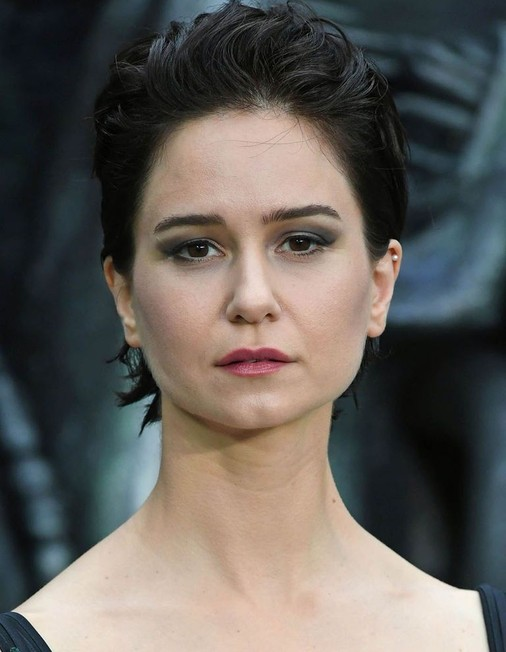
#> input picture Images/kath.jpg, 506 x 652 px, found by its file name
$ python 'Face Detection.py'
#> lines starting #> are read from the running program, lines starting #| are printed output that depends on the picture
# -*- coding: utf-8 -*-
"""
Created on Tue Dec 29 15:51:39 2020

@author: Gowrav Tata
"""
import cv2 as cv
import os
os.chdir(r'D:/')

img = cv.imread('kath.jpg')
#> img is the input picture: shape (652, 506, 3); mean B, G, R 89.9, 94.6, 98.9
cv.imshow('Katherine',img)

gray  = cv.cvtColor(img,cv.COLOR_BGR2GRAY)
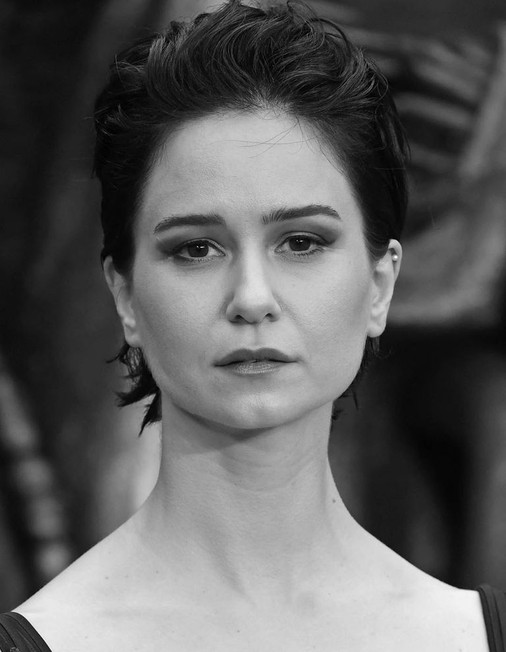
#> gray: shape (652, 506); min 0, max 254, mean 95.3
cv.imshow('Gray',gray)

#> (the run stopped early here; a loop or call above may not have finished)

$ run again, with Images/Cat.jpg copied over Images/kath.jpg
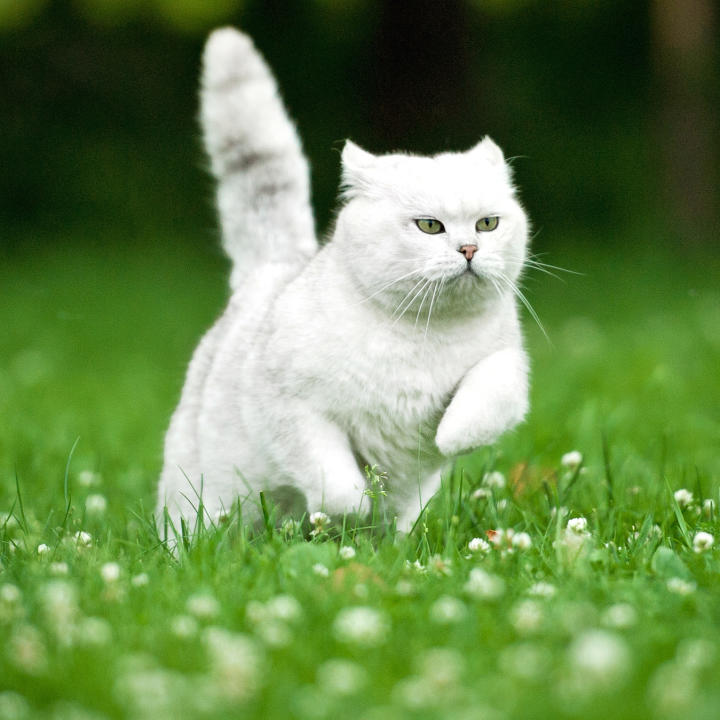
#> input picture Images/Cat.jpg, 720 x 720 px, found by its file name
#> img is the input picture: shape (720, 720, 3); mean B, G, R 78.6, 135, 104.4
#> `gray  = cv.cvtColor(img,cv.COLOR_BGR2GRAY)`:
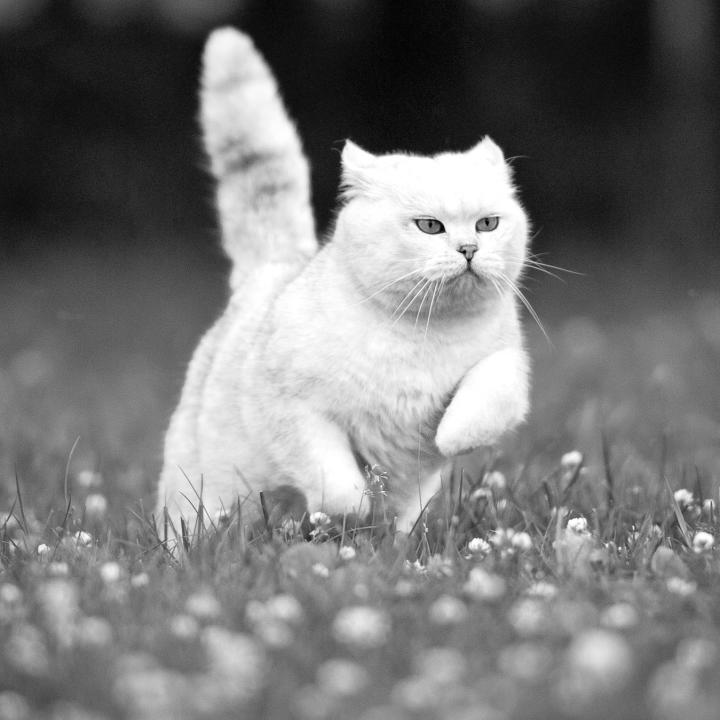
#> gray: shape (720, 720); min 1, max 255, mean 119.4

$ run again, with Images/State.jpg copied over Images/kath.jpg
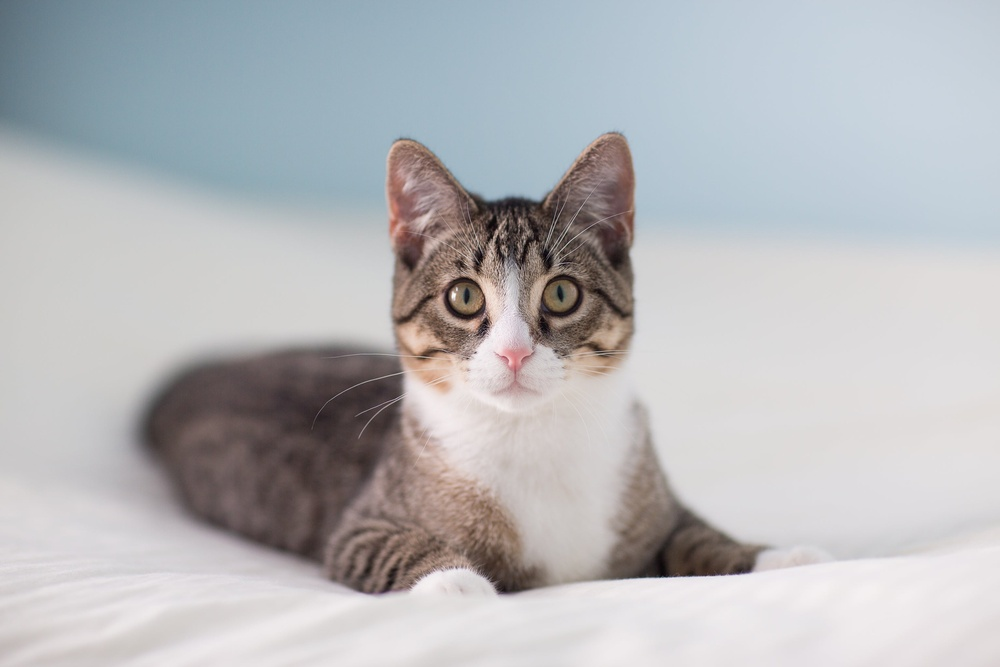
#> input picture Images/State.jpg, 1000 x 667 px, shrunk from 3072 x 2048 before the run, found by its file name
#> img is the input picture: shape (667, 1000, 3); mean B, G, R 186.2, 183.5, 182.8
#> `gray  = cv.cvtColor(img,cv.COLOR_BGR2GRAY)`:
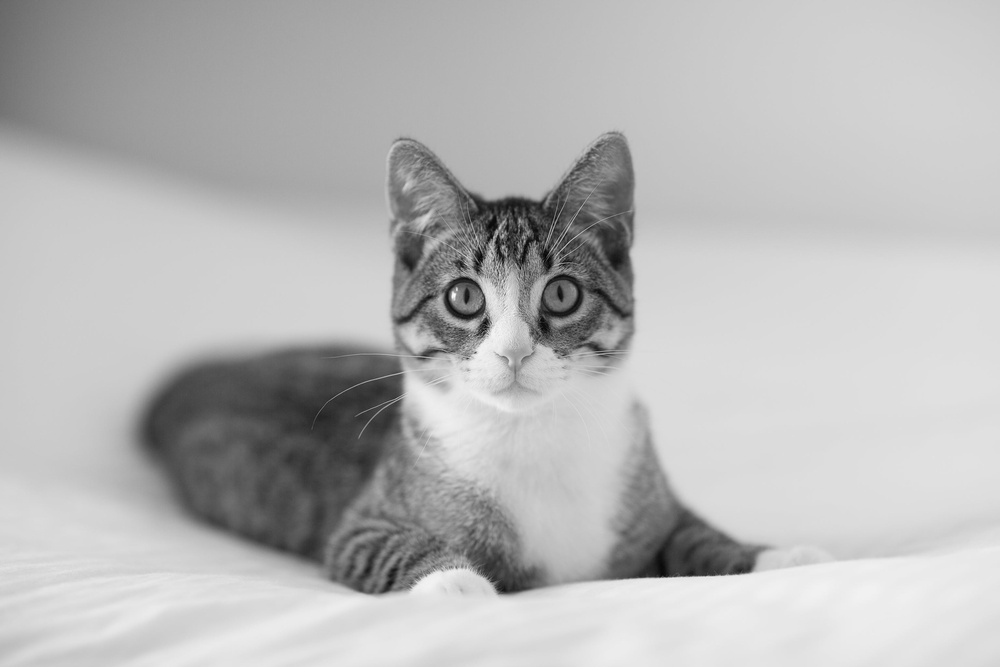
#> gray: shape (667, 1000); min 2, max 253, mean 183.6

$ run again, with Images/city.jpg copied over Images/kath.jpg
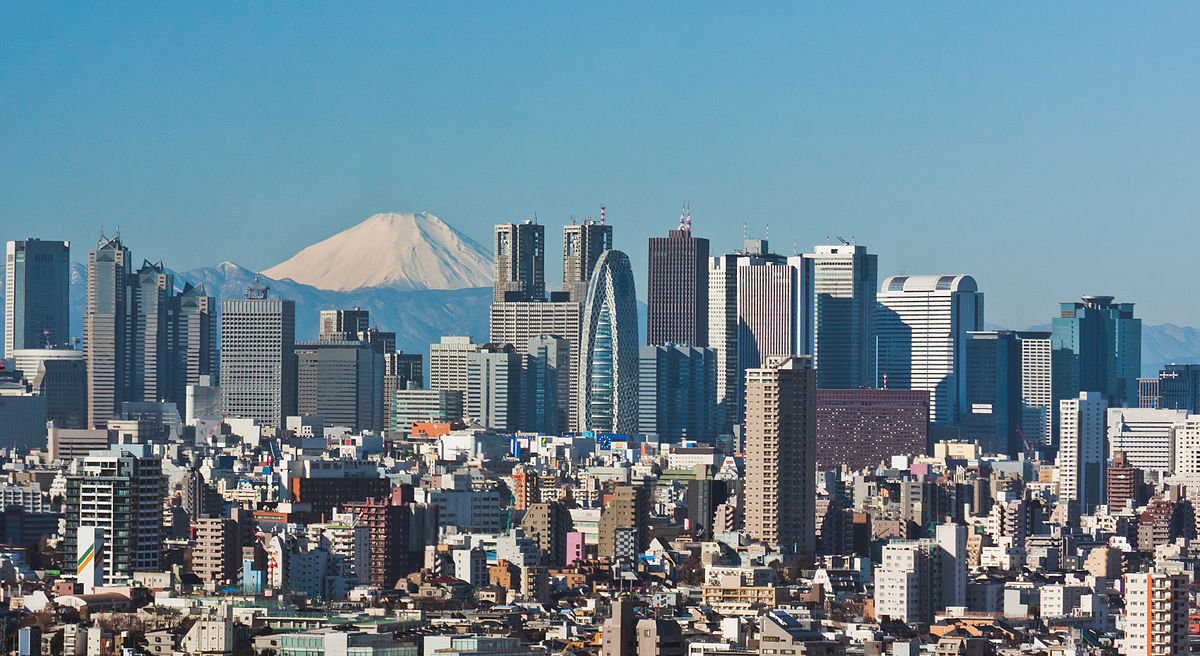
#> input picture Images/city.jpg, 1200 x 656 px, found by its file name
#> img is the input picture: shape (656, 1200, 3); mean B, G, R 145.8, 132.6, 107.4
#> `gray  = cv.cvtColor(img,cv.COLOR_BGR2GRAY)`:
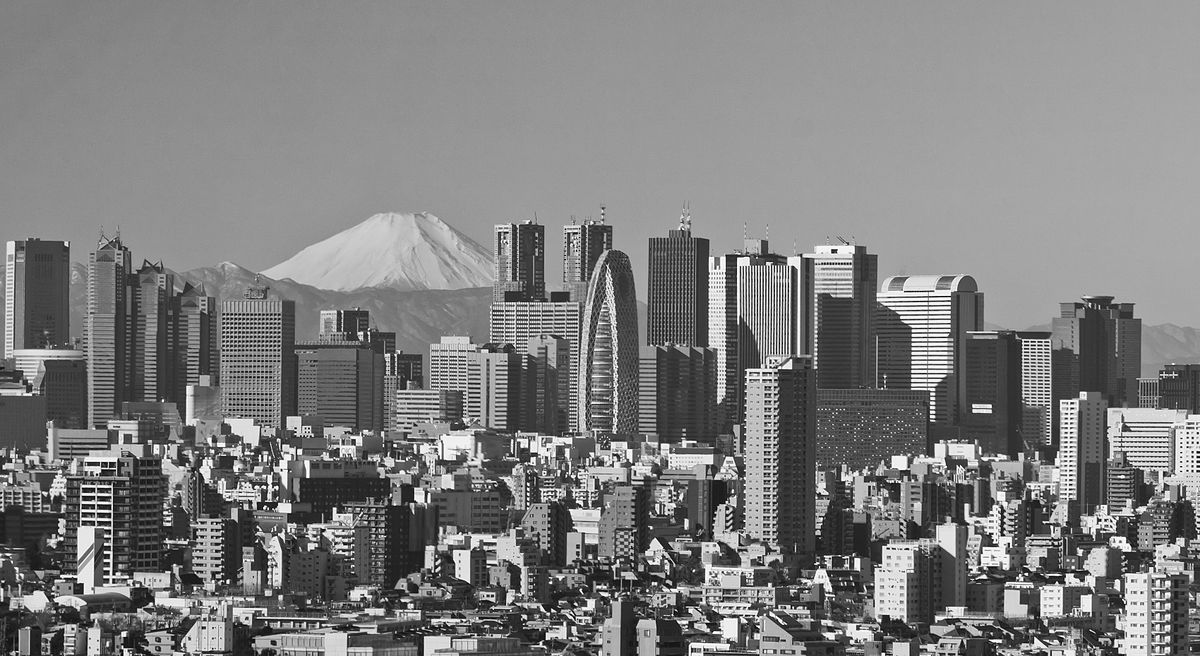
#> gray: shape (656, 1200); min 0, max 255, mean 126.6
